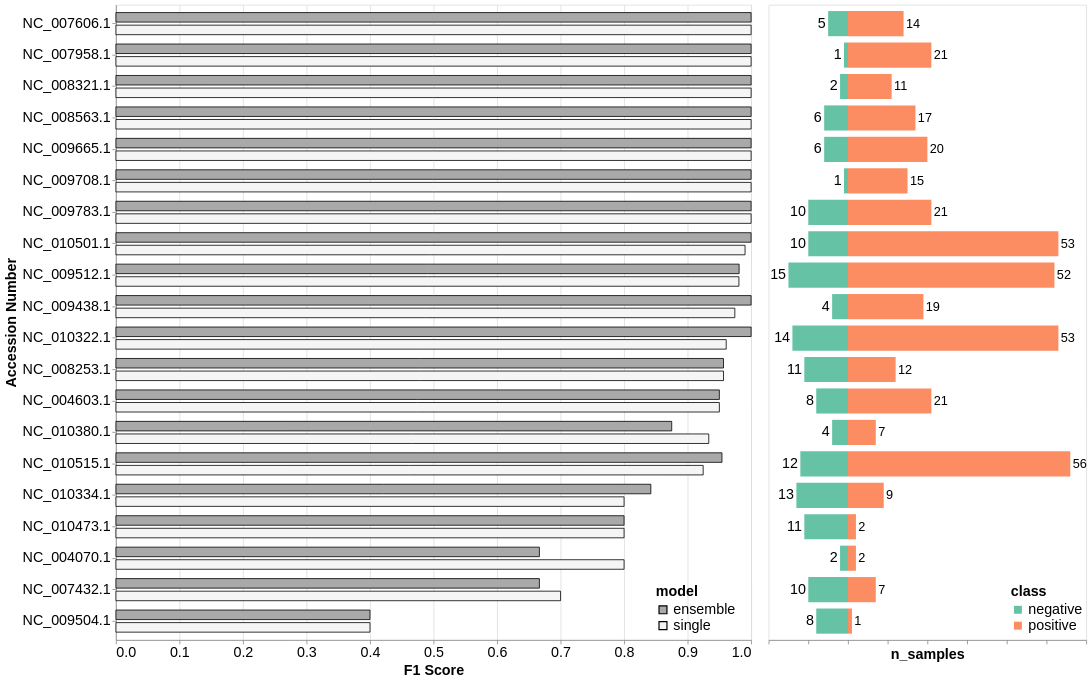

Notebook source saved alongside this figure:
### Code cell
fontsize = 18

#plot horizontal bar chart per genus
bar_chart = alt.Chart(merged_group_metrics).mark_bar(stroke='black', size=12).encode(
    y=alt.Y(f'{group_by}:N', 
            title='Accession Number', 
            sort=label_order, 
            axis=alt.Axis(labelAngle=0, orient='left', ),
            ),
    x=alt.X('F_1:Q', title='F1 Score', axis=alt.Axis(tickCount=10)),
    color=alt.Color('model:N',
                    scale=alt.Scale(
                        #scheme=['#000000','#ffffff']
                        domain=["ensemble", "single"],   # order of categories
                        range=['darkgrey','#f5f5f5']  # corresponding colors
                    ),
                    legend=alt.Legend(
                        orient='none',       # Disable default orientation
                        legendX=680,         # X-position of legend inside chart
                        legendY=730,           # Y-position of legend inside chart
                        titleFontSize=fontsize,    # legend title font size
                        labelFontSize=fontsize     # legend labels font size
                    )),
    #order=alt.Order('dataset:N', sort='descending')
    yOffset='model:N'
).properties(
    width=800, 
    height=800
)

# Melt to long format
df_long = group_metrics.melt(id_vars=f"{group_by}", value_vars=["positive", "negative"], var_name="class", value_name="n_samples")

# Compute proportions per row (normalize within each 'a')
df_long["proportion"] = df_long.groupby("class")["n_samples"].transform(lambda x: x / x.sum())
# Make negative values actually negative (so they plot on the left)
df_long.loc[df_long["class"] == "negative", "n_samples"] *= -1
# Add absolute value column for labeling
df_long["label"] = df_long["n_samples"].abs()

# Stacked bar chart
chart = alt.Chart(df_long).mark_bar().encode(
    y=alt.Y(f"{group_by}:N", 
            sort=label_order,
            #axis=alt.Axis(labels=True, title=None)),  # remove labels & title
            axis=None),
    x=alt.X("n_samples:Q", title="n_samples", axis=alt.Axis(labels=False, grid=False)),
    color=alt.Color("class:N",
                    scale=alt.Scale(
                        #scheme=['#1b9e77','#e7298a']
                        domain=["negative", "positive"],   # order of categories
                        range=['#66c2a5','#fc8d62']  # corresponding colors
                    ),
                    legend=alt.Legend(
                        orient='none',       # Disable default orientation
                        legendX=305,         # X-position of legend inside chart
                        legendY=730,           # Y-position of legend inside chart
                        titleFontSize=fontsize,    # legend title font size
                        labelFontSize=fontsize     # legend labels font size
                    )
                    )
).properties(width=400, height=800,)

# Labels for positive values (on the right side)
text_pos = alt.Chart(df_long[df_long["n_samples"] > 0]).mark_text(
    align="left", dx=3, fontSize=16
).encode(
    y=alt.Y(f"{group_by}:N", 
            sort=label_order,
            #axis=alt.Axis(labels=True, title=None)),  # remove labels & title
            axis=None),
    x="n_samples:Q",
    text="label:Q"
)

# Labels for negative values (on the left side)
text_neg = alt.Chart(df_long[df_long["n_samples"] < 0]).mark_text(
    align="right", dx=-3, fontSize=fontsize
).encode(
    y=alt.Y(f"{group_by}:N", 
            sort=label_order,
            #axis=alt.Axis(labels=True, title=None)),  # remove labels & title
            axis=None),
    x="n_samples:Q",
    text="label:Q"
)

samples_info = chart + text_pos + text_neg

layered_chart = alt.hconcat(bar_chart, samples_info).resolve_scale(
    y='shared',
    color='independent'
).configure_axis(
    labelFontSize=fontsize,
    titleFontSize=fontsize,
).configure_header(
    labelFontSize=fontsize,
    titleFontSize=fontsize,
)
layered_chart

### Figure 1 — Vega-Lite specification as saved in the notebook (floating-point values rounded to 4 significant figures)
{"config": {"view": {"continuousWidth": 300, "continuousHeight": 300}, "axis": {"labelFontSize": 18, "titleFontSize": 18}, "header": {"labelFontSize": 18, "titleFontSize": 18}}, "hconcat": [{"data": {"name": "data-f68073b69121fc481fbba0bf34785705"}, "mark": {"type": "bar", "size": 12, "stroke": "black"}, "encoding": {"color": {"field": "model", "legend": {"labelFontSize": 18, "legendX": 680, "legendY": 730, "orient": "none", "titleFontSize": 18}, "scale": {"domain": ["ensemble", "single"], "range": ["darkgrey", "#f5f5f5"]}, "type": "nominal"}, "x": {"axis": {"tickCount": 10}, "field": "F_1", "title": "F1 Score", "type": "quantitative"}, "y": {"axis": {"labelAngle": 0, "orient": "left"}, "field": "accession_version", "sort": ["NC_007606.1", "NC_007958.1", "NC_008321.1", "NC_008563.1", "NC_009665.1", "NC_009708.1", "NC_009783.1", "NC_010501.1", "NC_009512.1", "NC_009438.1", "NC_010322.1", "NC_008253.1", "NC_004603.1", "NC_010380.1", "NC_010515.1", "NC_010334.1", "NC_010473.1", "NC_004070.1", "NC_007432.1", "NC_009504.1"], "title": "Accession Number", "type": "nominal"}, "yOffset": {"field": "model", "type": "nominal"}}, "height": 800, "width": 800}, {"layer": [{"data": {"name": "data-506b87f0a7c5e6c27c57cd973ff3b75b"}, "mark": {"type": "bar"}, "encoding": {"color": {"field": "class", "legend": {"labelFontSize": 18, "legendX": 305, "legendY": 730, "orient": "none", "titleFontSize": 18}, "scale": {"domain": ["negative", "positive"], "range": ["#66c2a5", "#fc8d62"]}, "type": "nominal"}, "x": {"axis": {"grid": false, "labels": false}, "field": "n_samples", "title": "n_samples", "type": "quantitative"}, "y": {"axis": null, "field": "accession_version", "sort": ["NC_007606.1", "NC_007958.1", "NC_008321.1", "NC_008563.1", "NC_009665.1", "NC_009708.1", "NC_009783.1", "NC_010501.1", "NC_009512.1", "NC_009438.1", "NC_010322.1", "NC_008253.1", "NC_004603.1", "NC_010380.1", "NC_010515.1", "NC_010334.1", "NC_010473.1", "NC_004070.1", "NC_007432.1", "NC_009504.1"], "type": "nominal"}}}, {"data": {"name": "data-c4be5c6193a588431cbd469ffb6b0833"}, "mark": {"type": "text", "align": "left", "dx": 3, "fontSize": 16}, "encoding": {"text": {"field": "label", "type": "quantitative"}, "x": {"field": "n_samples", "type": "quantitative"}, "y": {"axis": null, "field": "accession_version", "sort": ["NC_007606.1", "NC_007958.1", "NC_008321.1", "NC_008563.1", "NC_009665.1", "NC_009708.1", "NC_009783.1", "NC_010501.1", "NC_009512.1", "NC_009438.1", "NC_010322.1", "NC_008253.1", "NC_004603.1", "NC_010380.1", "NC_010515.1", "NC_010334.1", "NC_010473.1", "NC_004070.1", "NC_007432.1", "NC_009504.1"], "type": "nominal"}}}, {"data": {"name": "data-4ab21dd67c69e594733b485259b4d943"}, "mark": {"type": "text", "align": "right", "dx": -3, "fontSize": 18}, "encoding": {"text": {"field": "label", "type": "quantitative"}, "x": {"field": "n_samples", "type": "quantitative"}, "y": {"axis": null, "field": "accession_version", "sort": ["NC_007606.1", "NC_007958.1", "NC_008321.1", "NC_008563.1", "NC_009665.1", "NC_009708.1", "NC_009783.1", "NC_010501.1", "NC_009512.1", "NC_009438.1", "NC_010322.1", "NC_008253.1", "NC_004603.1", "NC_010380.1", "NC_010515.1", "NC_010334.1", "NC_010473.1", "NC_004070.1", "NC_007432.1", "NC_009504.1"], "type": "nominal"}}}], "height": 800, "width": 400}], "resolve": {"scale": {"color": "independent", "y": "shared"}}, "$schema": "https://vega.github.io/schema/vega-lite/v5.17.0.json", "datasets": {"data-f68073b69121fc481fbba0bf34785705": [{"accession_version": "NC_004070.1", "Accuracy": 0.5, "Precision": 0.5, "Recall": 1.0, "F_1": 0.6667, "F_beta_0.5": 0.5556, "F_beta_2": 0.8333, "MCC": 0.0, "positive": 2.0, "negative": 2.0, "model": "ensemble"}, {"accession_version": "NC_004603.1", "Accuracy": 0.931, "Precision": 1.0, "Recall": 0.9048, "F_1": 0.95, "F_beta_0.5": 0.9794, "F_beta_2": 0.9223, "MCC": 0.8508, "positive": 21.0, "negative": 8.0, "model": "ensemble"}, {"accession_version": "NC_007432.1", "Accuracy": 0.5882, "Precision": 0.5, "Recall": 1.0, "F_1": 0.6667, "F_beta_0.5": 0.5556, "F_beta_2": 0.8333, "MCC": 0.3873, "positive": 7.0, "negative": 10.0, "model": "ensemble"}, {"accession_version": "NC_007606.1", "Accuracy": 1.0, "Precision": 1.0, "Recall": 1.0, "F_1": 1.0, "F_beta_0.5": 1.0, "F_beta_2": 1.0, "MCC": 1.0, "positive": 14.0, "negative": 5.0, "model": "ensemble"}, {"accession_version": "NC_007958.1", "Accuracy": 1.0, "Precision": 1.0, "Recall": 1.0, "F_1": 1.0, "F_beta_0.5": 1.0, "F_beta_2": 1.0, "MCC": 1.0, "positive": 21.0, "negative": 1.0, "model": "ensemble"}, {"accession_version": "NC_008253.1", "Accuracy": 0.9565, "Precision": 1.0, "Recall": 0.9167, "F_1": 0.9565, "F_beta_0.5": 0.9821, "F_beta_2": 0.9322, "MCC": 0.9167, "positive": 12.0, "negative": 11.0, "model": "ensemble"}, {"accession_version": "NC_008321.1", "Accuracy": 1.0, "Precision": 1.0, "Recall": 1.0, "F_1": 1.0, "F_beta_0.5": 1.0, "F_beta_2": 1.0, "MCC": 1.0, "positive": 11.0, "negative": 2.0, "model": "ensemble"}, {"accession_version": "NC_008563.1", "Accuracy": 1.0, "Precision": 1.0, "Recall": 1.0, "F_1": 1.0, "F_beta_0.5": 1.0, "F_beta_2": 1.0, "MCC": 1.0, "positive": 17.0, "negative": 6.0, "model": "ensemble"}, {"accession_version": "NC_009438.1", "Accuracy": 1.0, "Precision": 1.0, "Recall": 1.0, "F_1": 1.0, "F_beta_0.5": 1.0, "F_beta_2": 1.0, "MCC": 1.0, "positive": 19.0, "negative": 4.0, "model": "ensemble"}, {"accession_version": "NC_009504.1", "Accuracy": 0.6667, "Precision": 0.25, "Recall": 1.0, "F_1": 0.4, "F_beta_0.5": 0.2941, "F_beta_2": 0.625, "MCC": 0.3953, "positive": 1.0, "negative": 8.0, "model": "ensemble"}, {"accession_version": "NC_009512.1", "Accuracy": 0.9701, "Precision": 0.963, "Recall": 1.0, "F_1": 0.9811, "F_beta_0.5": 0.9701, "F_beta_2": 0.9924, "MCC": 0.9135, "positive": 52.0, "negative": 15.0, "model": "ensemble"}, {"accession_version": "NC_009665.1", "Accuracy": 1.0, "Precision": 1.0, "Recall": 1.0, "F_1": 1.0, "F_beta_0.5": 1.0, "F_beta_2": 1.0, "MCC": 1.0, "positive": 20.0, "negative": 6.0, "model": "ensemble"}, {"accession_version": "NC_009708.1", "Accuracy": 1.0, "Precision": 1.0, "Recall": 1.0, "F_1": 1.0, "F_beta_0.5": 1.0, "F_beta_2": 1.0, "MCC": 1.0, "positive": 15.0, "negative": 1.0, "model": "ensemble"}, {"accession_version": "NC_009783.1", "Accuracy": 1.0, "Precision": 1.0, "Recall": 1.0, "F_1": 1.0, "F_beta_0.5": 1.0, "F_beta_2": 1.0, "MCC": 1.0, "positive": 21.0, "negative": 10.0, "model": "ensemble"}, {"accession_version": "NC_010322.1", "Accuracy": 1.0, "Precision": 1.0, "Recall": 1.0, "F_1": 1.0, "F_beta_0.5": 1.0, "F_beta_2": 1.0, "MCC": 1.0, "positive": 53.0, "negative": 14.0, "model": "ensemble"}, {"accession_version": "NC_010334.1", "Accuracy": 0.8636, "Precision": 0.8, "Recall": 0.8889, "F_1": 0.8421, "F_beta_0.5": 0.8163, "F_beta_2": 0.8696, "MCC": 0.7258, "positive": 9.0, "negative": 13.0, "model": "ensemble"}, {"accession_version": "NC_010380.1", "Accuracy": 0.8182, "Precision": 0.7778, "Recall": 1.0, "F_1": 0.875, "F_beta_0.5": 0.814, "F_beta_2": 0.9459, "MCC": 0.6236, "positive": 7.0, "negative": 4.0, "model": "ensemble"}, {"accession_version": "NC_010473.1", "Accuracy": 0.9231, "Precision": 0.6667, "Recall": 1.0, "F_1": 0.8, "F_beta_0.5": 0.7143, "F_beta_2": 0.9091, "MCC": 0.7785, "positive": 2.0, "negative": 11.0, "model": "ensemble"}, {"accession_version": "NC_010501.1", "Accuracy": 1.0, "Precision": 1.0, "Recall": 1.0, "F_1": 1.0, "F_beta_0.5": 1.0, "F_beta_2": 1.0, "MCC": 1.0, "positive": 53.0, "negative": 10.0, "model": "ensemble"}, {"accession_version": "NC_010515.1", "Accuracy": 0.9265, "Precision": 0.9811, "Recall": 0.9286, "F_1": 0.9541, "F_beta_0.5": 0.9701, "F_beta_2": 0.9386, "MCC": 0.7771, "positive": 56.0, "negative": 12.0, "model": "ensemble"}, {"accession_version": "NC_004070.1", "Accuracy": 0.75, "Precision": 0.6667, "Recall": 1.0, "F_1": 0.8, "F_beta_0.5": 0.7143, "F_beta_2": 0.9091, "MCC": 0.5774, "positive": 2.0, "negative": 2.0, "model": "single"}, {"accession_version": "NC_004603.1", "Accuracy": 0.931, "Precision": 1.0, "Recall": 0.9048, "F_1": 0.95, "F_beta_0.5": 0.9794, "F_beta_2": 0.9223, "MCC": 0.8508, "positive": 21.0, "negative": 8.0, "model": "single"}, {"accession_version": "NC_007432.1", "Accuracy": 0.6471, "Precision": 0.5385, "Recall": 1.0, "F_1": 0.7, "F_beta_0.5": 0.5932, "F_beta_2": 0.8537, "MCC": 0.4641, "positive": 7.0, "negative": 10.0, "model": "single"}, {"accession_version": "NC_007606.1", "Accuracy": 1.0, "Precision": 1.0, "Recall": 1.0, "F_1": 1.0, "F_beta_0.5": 1.0, "F_beta_2": 1.0, "MCC": 1.0, "positive": 14.0, "negative": 5.0, "model": "single"}, {"accession_version": "NC_007958.1", "Accuracy": 1.0, "Precision": 1.0, "Recall": 1.0, "F_1": 1.0, "F_beta_0.5": 1.0, "F_beta_2": 1.0, "MCC": 1.0, "positive": 21.0, "negative": 1.0, "model": "single"}, {"accession_version": "NC_008253.1", "Accuracy": 0.9565, "Precision": 1.0, "Recall": 0.9167, "F_1": 0.9565, "F_beta_0.5": 0.9821, "F_beta_2": 0.9322, "MCC": 0.9167, "positive": 12.0, "negative": 11.0, "model": "single"}, {"accession_version": "NC_008321.1", "Accuracy": 1.0, "Precision": 1.0, "Recall": 1.0, "F_1": 1.0, "F_beta_0.5": 1.0, "F_beta_2": 1.0, "MCC": 1.0, "positive": 11.0, "negative": 2.0, "model": "single"}, {"accession_version": "NC_008563.1", "Accuracy": 1.0, "Precision": 1.0, "Recall": 1.0, "F_1": 1.0, "F_beta_0.5": 1.0, "F_beta_2": 1.0, "MCC": 1.0, "positive": 17.0, "negative": 6.0, "model": "single"}, {"accession_version": "NC_009438.1", "Accuracy": 0.9565, "Precision": 0.95, "Recall": 1.0, "F_1": 0.9744, "F_beta_0.5": 0.9596, "F_beta_2": 0.9896, "MCC": 0.8441, "positive": 19.0, "negative": 4.0, "model": "single"}, {"accession_version": "NC_009504.1", "Accuracy": 0.6667, "Precision": 0.25, "Recall": 1.0, "F_1": 0.4, "F_beta_0.5": 0.2941, "F_beta_2": 0.625, "MCC": 0.3953, "positive": 1.0, "negative": 8.0, "model": "single"}, {"accession_version": "NC_009512.1", "Accuracy": 0.9701, "Precision": 0.9808, "Recall": 0.9808, "F_1": 0.9808, "F_beta_0.5": 0.9808, "F_beta_2": 0.9808, "MCC": 0.9141, "positive": 52.0, "negative": 15.0, "model": "single"}, {"accession_version": "NC_009665.1", "Accuracy": 1.0, "Precision": 1.0, "Recall": 1.0, "F_1": 1.0, "F_beta_0.5": 1.0, "F_beta_2": 1.0, "MCC": 1.0, "positive": 20.0, "negative": 6.0, "model": "single"}, {"accession_version": "NC_009708.1", "Accuracy": 1.0, "Precision": 1.0, "Recall": 1.0, "F_1": 1.0, "F_beta_0.5": 1.0, "F_beta_2": 1.0, "MCC": 1.0, "positive": 15.0, "negative": 1.0, "model": "single"}, {"accession_version": "NC_009783.1", "Accuracy": 1.0, "Precision": 1.0, "Recall": 1.0, "F_1": 1.0, "F_beta_0.5": 1.0, "F_beta_2": 1.0, "MCC": 1.0, "positive": 21.0, "negative": 10.0, "model": "single"}, {"accession_version": "NC_010322.1", "Accuracy": 0.9403, "Precision": 1.0, "Recall": 0.9245, "F_1": 0.9608, "F_beta_0.5": 0.9839, "F_beta_2": 0.9387, "MCC": 0.848, "positive": 53.0, "negative": 14.0, "model": "single"}, {"accession_version": "NC_010334.1", "Accuracy": 0.8182, "Precision": 0.7273, "Recall": 0.8889, "F_1": 0.8, "F_beta_0.5": 0.7547, "F_beta_2": 0.8511, "MCC": 0.6472, "positive": 9.0, "negative": 13.0, "model": "single"}, {"accession_version": "NC_010380.1", "Accuracy": 0.9091, "Precision": 0.875, "Recall": 1.0, "F_1": 0.9333, "F_beta_0.5": 0.8974, "F_beta_2": 0.9722, "MCC": 0.8101, "positive": 7.0, "negative": 4.0, "model": "single"}, {"accession_version": "NC_010473.1", "Accuracy": 0.9231, "Precision": 0.6667, "Recall": 1.0, "F_1": 0.8, "F_beta_0.5": 0.7143, "F_beta_2": 0.9091, "MCC": 0.7785, "positive": 2.0, "negative": 11.0, "model": "single"}, {"accession_version": "NC_010501.1", "Accuracy": 0.9841, "Precision": 1.0, "Recall": 0.9811, "F_1": 0.9905, "F_beta_0.5": 0.9962, "F_beta_2": 0.9848, "MCC": 0.9444, "positive": 53.0, "negative": 10.0, "model": "single"}, {"accession_version": "NC_010515.1", "Accuracy": 0.8824, "Precision": 0.98, "Recall": 0.875, "F_1": 0.9245, "F_beta_0.5": 0.957, "F_beta_2": 0.8942, "MCC": 0.6841, "positive": 56.0, "negative": 12.0, "model": "single"}], "data-506b87f0a7c5e6c27c57cd973ff3b75b": [{"accession_version": "NC_004070.1", "class": "positive", "n_samples": 2.0, "proportion": 0.004843, "label": 2.0}, {"accession_version": "NC_004603.1", "class": "positive", "n_samples": 21.0, "proportion": 0.05085, "label": 21.0}, {"accession_version": "NC_007432.1", "class": "positive", "n_samples": 7.0, "proportion": 0.01695, "label": 7.0}, {"accession_version": "NC_007606.1", "class": "positive", "n_samples": 14.0, "proportion": 0.0339, "label": 14.0}, {"accession_version": "NC_007958.1", "class": "positive", "n_samples": 21.0, "proportion": 0.05085, "label": 21.0}, {"accession_version": "NC_008253.1", "class": "positive", "n_samples": 12.0, "proportion": 0.02906, "label": 12.0}, {"accession_version": "NC_008321.1", "class": "positive", "n_samples": 11.0, "proportion": 0.02663, "label": 11.0}, {"accession_version": "NC_008563.1", "class": "positive", "n_samples": 17.0, "proportion": 0.04116, "label": 17.0}, {"accession_version": "NC_009438.1", "class": "positive", "n_samples": 19.0, "proportion": 0.046, "label": 19.0}, {"accession_version": "NC_009504.1", "class": "positive", "n_samples": 1.0, "proportion": 0.002421, "label": 1.0}, {"accession_version": "NC_009512.1", "class": "positive", "n_samples": 52.0, "proportion": 0.1259, "label": 52.0}, {"accession_version": "NC_009665.1", "class": "positive", "n_samples": 20.0, "proportion": 0.04843, "label": 20.0}, {"accession_version": "NC_009708.1", "class": "positive", "n_samples": 15.0, "proportion": 0.03632, "label": 15.0}, {"accession_version": "NC_009783.1", "class": "positive", "n_samples": 21.0, "proportion": 0.05085, "label": 21.0}, {"accession_version": "NC_010322.1", "class": "positive", "n_samples": 53.0, "proportion": 0.1283, "label": 53.0}, {"accession_version": "NC_010334.1", "class": "positive", "n_samples": 9.0, "proportion": 0.02179, "label": 9.0}, {"accession_version": "NC_010380.1", "class": "positive", "n_samples": 7.0, "proportion": 0.01695, "label": 7.0}, {"accession_version": "NC_010473.1", "class": "positive", "n_samples": 2.0, "proportion": 0.004843, "label": 2.0}, {"accession_version": "NC_010501.1", "class": "positive", "n_samples": 53.0, "proportion": 0.1283, "label": 53.0}, {"accession_version": "NC_010515.1", "class": "positive", "n_samples": 56.0, "proportion": 0.1356, "label": 56.0}, {"accession_version": "NC_004070.1", "class": "negative", "n_samples": -2.0, "proportion": 0.01307, "label": 2.0}, {"accession_version": "NC_004603.1", "class": "negative", "n_samples": -8.0, "proportion": 0.05229, "label": 8.0}, {"accession_version": "NC_007432.1", "class": "negative", "n_samples": -10.0, "proportion": 0.06536, "label": 10.0}, {"accession_version": "NC_007606.1", "class": "negative", "n_samples": -5.0, "proportion": 0.03268, "label": 5.0}, {"accession_version": "NC_007958.1", "class": "negative", "n_samples": -1.0, "proportion": 0.006536, "label": 1.0}, {"accession_version": "NC_008253.1", "class": "negative", "n_samples": -11.0, "proportion": 0.0719, "label": 11.0}, {"accession_version": "NC_008321.1", "class": "negative", "n_samples": -2.0, "proportion": 0.01307, "label": 2.0}, {"accession_version": "NC_008563.1", "class": "negative", "n_samples": -6.0, "proportion": 0.03922, "label": 6.0}, {"accession_version": "NC_009438.1", "class": "negative", "n_samples": -4.0, "proportion": 0.02614, "label": 4.0}, {"accession_version": "NC_009504.1", "class": "negative", "n_samples": -8.0, "proportion": 0.05229, "label": 8.0}, {"accession_version": "NC_009512.1", "class": "negative", "n_samples": -15.0, "proportion": 0.09804, "label": 15.0}, {"accession_version": "NC_009665.1", "class": "negative", "n_samples": -6.0, "proportion": 0.03922, "label": 6.0}, {"accession_version": "NC_009708.1", "class": "negative", "n_samples": -1.0, "proportion": 0.006536, "label": 1.0}, {"accession_version": "NC_009783.1", "class": "negative", "n_samples": -10.0, "proportion": 0.06536, "label": 10.0}, {"accession_version": "NC_010322.1", "class": "negative", "n_samples": -14.0, "proportion": 0.0915, "label": 14.0}, {"accession_version": "NC_010334.1", "class": "negative", "n_samples": -13.0, "proportion": 0.08497, "label": 13.0}, {"accession_version": "NC_010380.1", "class": "negative", "n_samples": -4.0, "proportion": 0.02614, "label": 4.0}, {"accession_version": "NC_010473.1", "class": "negative", "n_samples": -11.0, "proportion": 0.0719, "label": 11.0}, {"accession_version": "NC_010501.1", "class": "negative", "n_samples": -10.0, "proportion": 0.06536, "label": 10.0}, {"accession_version": "NC_010515.1", "class": "negative", "n_samples": -12.0, "proportion": 0.07843, "label": 12.0}], "data-c4be5c6193a588431cbd469ffb6b0833": [{"accession_version": "NC_004070.1", "class": "positive", "n_samples": 2.0, "proportion": 0.004843, "label": 2.0}, {"accession_version": "NC_004603.1", "class": "positive", "n_samples": 21.0, "proportion": 0.05085, "label": 21.0}, {"accession_version": "NC_007432.1", "class": "positive", "n_samples": 7.0, "proportion": 0.01695, "label": 7.0}, {"accession_version": "NC_007606.1", "class": "positive", "n_samples": 14.0, "proportion": 0.0339, "label": 14.0}, {"accession_version": "NC_007958.1", "class": "positive", "n_samples": 21.0, "proportion": 0.05085, "label": 21.0}, {"accession_version": "NC_008253.1", "class": "positive", "n_samples": 12.0, "proportion": 0.02906, "label": 12.0}, {"accession_version": "NC_008321.1", "class": "positive", "n_samples": 11.0, "proportion": 0.02663, "label": 11.0}, {"accession_version": "NC_008563.1", "class": "positive", "n_samples": 17.0, "proportion": 0.04116, "label": 17.0}, {"accession_version": "NC_009438.1", "class": "positive", "n_samples": 19.0, "proportion": 0.046, "label": 19.0}, {"accession_version": "NC_009504.1", "class": "positive", "n_samples": 1.0, "proportion": 0.002421, "label": 1.0}, {"accession_version": "NC_009512.1", "class": "positive", "n_samples": 52.0, "proportion": 0.1259, "label": 52.0}, {"accession_version": "NC_009665.1", "class": "positive", "n_samples": 20.0, "proportion": 0.04843, "label": 20.0}, {"accession_version": "NC_009708.1", "class": "positive", "n_samples": 15.0, "proportion": 0.03632, "label": 15.0}, {"accession_version": "NC_009783.1", "class": "positive", "n_samples": 21.0, "proportion": 0.05085, "label": 21.0}, {"accession_version": "NC_010322.1", "class": "positive", "n_samples": 53.0, "proportion": 0.1283, "label": 53.0}, {"accession_version": "NC_010334.1", "class": "positive", "n_samples": 9.0, "proportion": 0.02179, "label": 9.0}, {"accession_version": "NC_010380.1", "class": "positive", "n_samples": 7.0, "proportion": 0.01695, "label": 7.0}, {"accession_version": "NC_010473.1", "class": "positive", "n_samples": 2.0, "proportion": 0.004843, "label": 2.0}, {"accession_version": "NC_010501.1", "class": "positive", "n_samples": 53.0, "proportion": 0.1283, "label": 53.0}, {"accession_version": "NC_010515.1", "class": "positive", "n_samples": 56.0, "proportion": 0.1356, "label": 56.0}], "data-4ab21dd67c69e594733b485259b4d943": [{"accession_version": "NC_004070.1", "class": "negative", "n_samples": -2.0, "proportion": 0.01307, "label": 2.0}, {"accession_version": "NC_004603.1", "class": "negative", "n_samples": -8.0, "proportion": 0.05229, "label": 8.0}, {"accession_version": "NC_007432.1", "class": "negative", "n_samples": -10.0, "proportion": 0.06536, "label": 10.0}, {"accession_version": "NC_007606.1", "class": "negative", "n_samples": -5.0, "proportion": 0.03268, "label": 5.0}, {"accession_version": "NC_007958.1", "class": "negative", "n_samples": -1.0, "proportion": 0.006536, "label": 1.0}, {"accession_version": "NC_008253.1", "class": "negative", "n_samples": -11.0, "proportion": 0.0719, "label": 11.0}, {"accession_version": "NC_008321.1", "class": "negative", "n_samples": -2.0, "proportion": 0.01307, "label": 2.0}, {"accession_version": "NC_008563.1", "class": "negative", "n_samples": -6.0, "proportion": 0.03922, "label": 6.0}, {"accession_version": "NC_009438.1", "class": "negative", "n_samples": -4.0, "proportion": 0.02614, "label": 4.0}, {"accession_version": "NC_009504.1", "class": "negative", "n_samples": -8.0, "proportion": 0.05229, "label": 8.0}, {"accession_version": "NC_009512.1", "class": "negative", "n_samples": -15.0, "proportion": 0.09804, "label": 15.0}, {"accession_version": "NC_009665.1", "class": "negative", "n_samples": -6.0, "proportion": 0.03922, "label": 6.0}, {"accession_version": "NC_009708.1", "class": "negative", "n_samples": -1.0, "proportion": 0.006536, "label": 1.0}, {"accession_version": "NC_009783.1", "class": "negative", "n_samples": -10.0, "proportion": 0.06536, "label": 10.0}, {"accession_version": "NC_010322.1", "class": "negative", "n_samples": -14.0, "proportion": 0.0915, "label": 14.0}, {"accession_version": "NC_010334.1", "class": "negative", "n_samples": -13.0, "proportion": 0.08497, "label": 13.0}, {"accession_version": "NC_010380.1", "class": "negative", "n_samples": -4.0, "proportion": 0.02614, "label": 4.0}, {"accession_version": "NC_010473.1", "class": "negative", "n_samples": -11.0, "proportion": 0.0719, "label": 11.0}, {"accession_version": "NC_010501.1", "class": "negative", "n_samples": -10.0, "proportion": 0.06536, "label": 10.0}, {"accession_version": "NC_010515.1", "class": "negative", "n_samples": -12.0, "proportion": 0.07843, "label": 12.0}]}}
